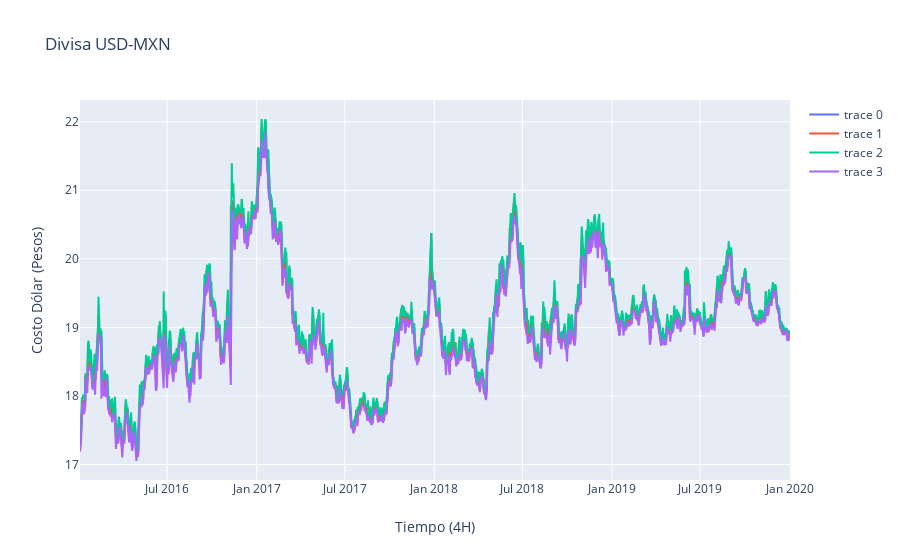

Source (notebook cell):
### Code cell
vs.general(datos_divisa) #datos históricos de la divisa 4H, de 4 años

### Figure 1 — Plotly figure (JSON) as saved in the notebook; plotly's stock layout.template omitted (floating-point values rounded to 4 significant figures; data arrays with more than 128 entries replaced by an {"elided": "..."} marker saying what was removed)
{"data": [{"mode": "lines", "type": "scatter", "x": {"elided": "1248 str values"}, "y": {"elided": "1248 float values"}}, {"mode": "lines", "type": "scatter", "x": {"elided": "1248 str values"}, "y": {"elided": "1248 float values"}}, {"mode": "lines", "type": "scatter", "x": {"elided": "1248 str values"}, "y": {"elided": "1248 float values"}}, {"mode": "lines", "type": "scatter", "x": {"elided": "1248 str values"}, "y": {"elided": "1248 float values"}}], "layout": {"title": {"text": "Divisa USD-MXN"}, "xaxis": {"title": {"text": "Tiempo (4H)"}}, "yaxis": {"title": {"text": "Costo Dólar (Pesos)"}}}}
